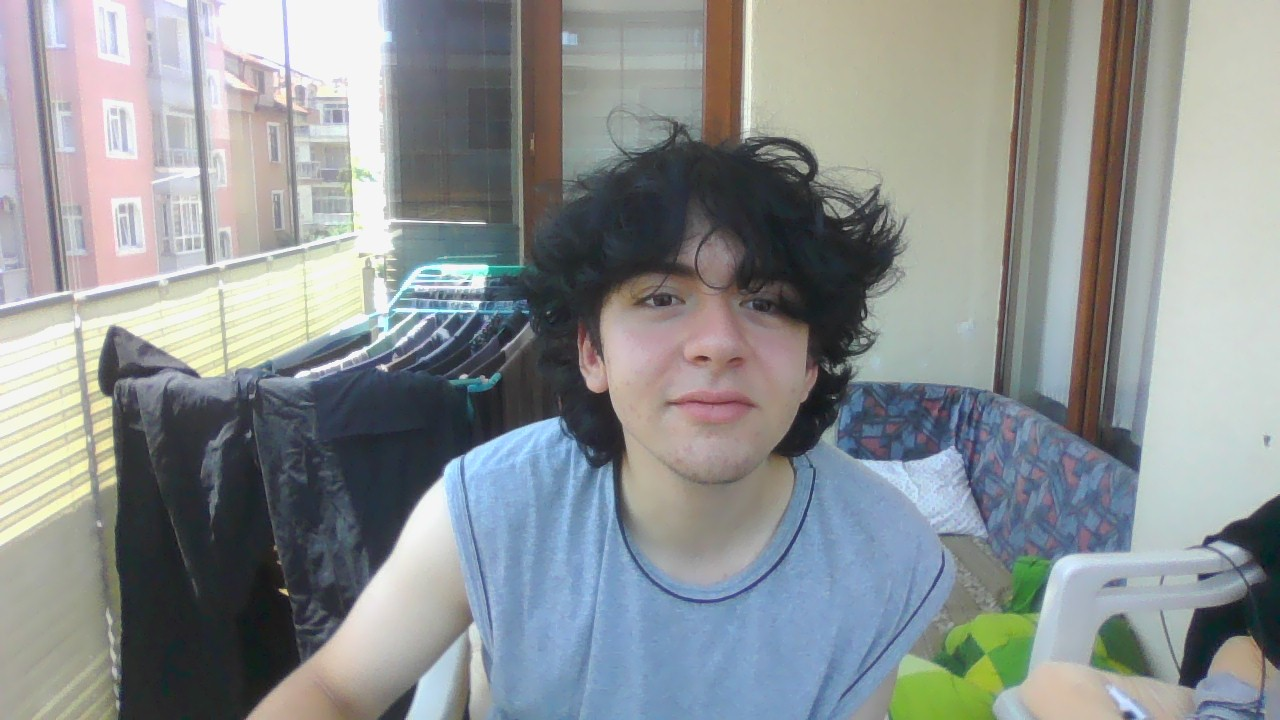
#> input picture opencv/me.jpg, 1280 x 720 px, found by its file name
$ python image-prop.py
#> lines starting #> are read from the running program, lines starting #| are printed output that depends on the picture; after the words box and inside, x2 and y2 are one past the last pixel; in counts of white or black regions, pixels touching at a corner belong together
import cv2

img = cv2.imread('E:\www\python\AI RPS\me.jpg')
#> img is the input picture: shape (720, 1280, 3); mean B, G, R 146, 145, 140
img_gray = cv2.imread('E:\www\python\AI RPS\me.jpg', 0)
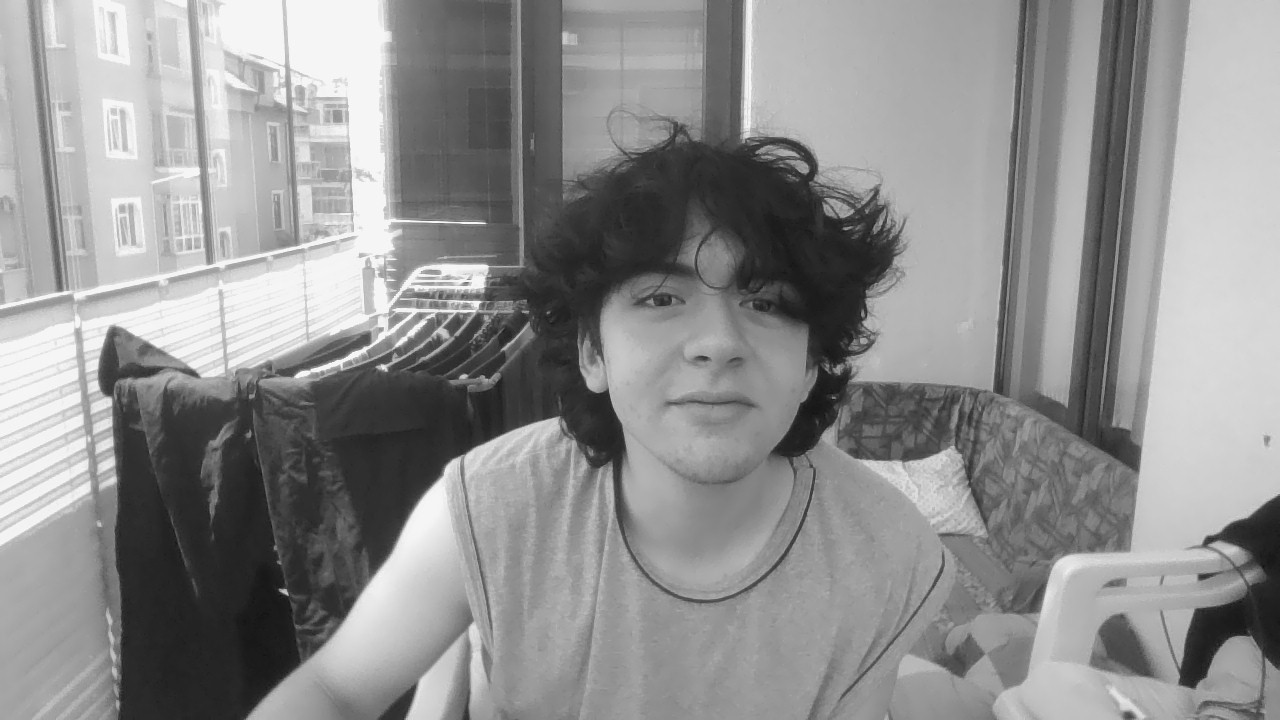
#> img_gray: shape (720, 1280); min 15, max 255, mean 143.6

# Item
# img.item(x,y,color)

# Piksel konumunu ve belirtilen rengin ne 255 uzerinden ne kadar oldugunu dondurur
# img[100,200] Piksel konumunu belirttik renk kodunu donduruyor

print('Blue', img.item(10,10, 0))
#| Blue 209
print('Green', img.item(10,10, 1))
#| Green 188
print('Red', img.item(10,10, 2))
#| Red 213

# Itemset
# Belirtilen piksel konumuundaki piksel degistirilir
# img.itemset((x,y,colour), value)

img.itemset((10,20,0), 0)
#> img: shape (720, 1280, 3); under 0.01% of pixels changed, all inside (x1, y1, x2, y2) = (20, 10, 21, 11)

for y in range(50):
    for x in range(50):
        img.itemset((x,y,0), 0)
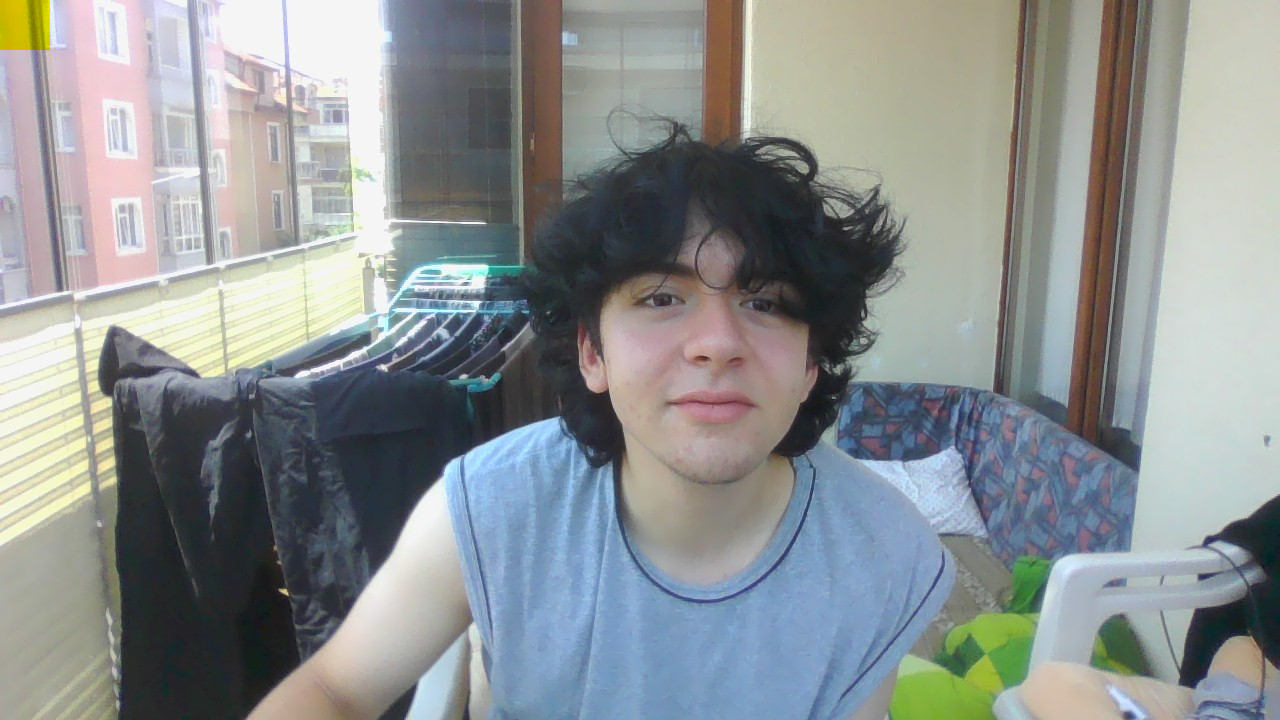
#> img: shape (720, 1280, 3); mean B, G, R 145.5, 145, 140

# Shape
# img.shape
# Resmin boyutunu gosterir

print(img.shape)
#| (720, 1280, 3)

# Size
# img,size
# Resmin piksel sayisi ve rengi carpar

print(img.size)
#| 2764800

# Datatype
# img.dtype
# Resmin tipini dondurur

print(img.dtype)
#| uint8

# ROI
# roi = img[y1:y2, x1:x2]
# Resimden bir parca alir

roi = img[0:100, 0:100]
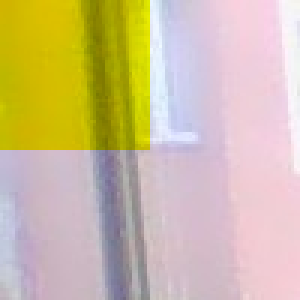
#> roi: shape (100, 100, 3) (shown 3 times larger); mean B, G, R 155.6, 189.9, 206.8

# Renk Filtresi
# img[0:100, 0:100. 0] = 0
# istenilen bir rengi yok eder veya baskin hale getirir

img[0:100, 0:100, 0] = 0
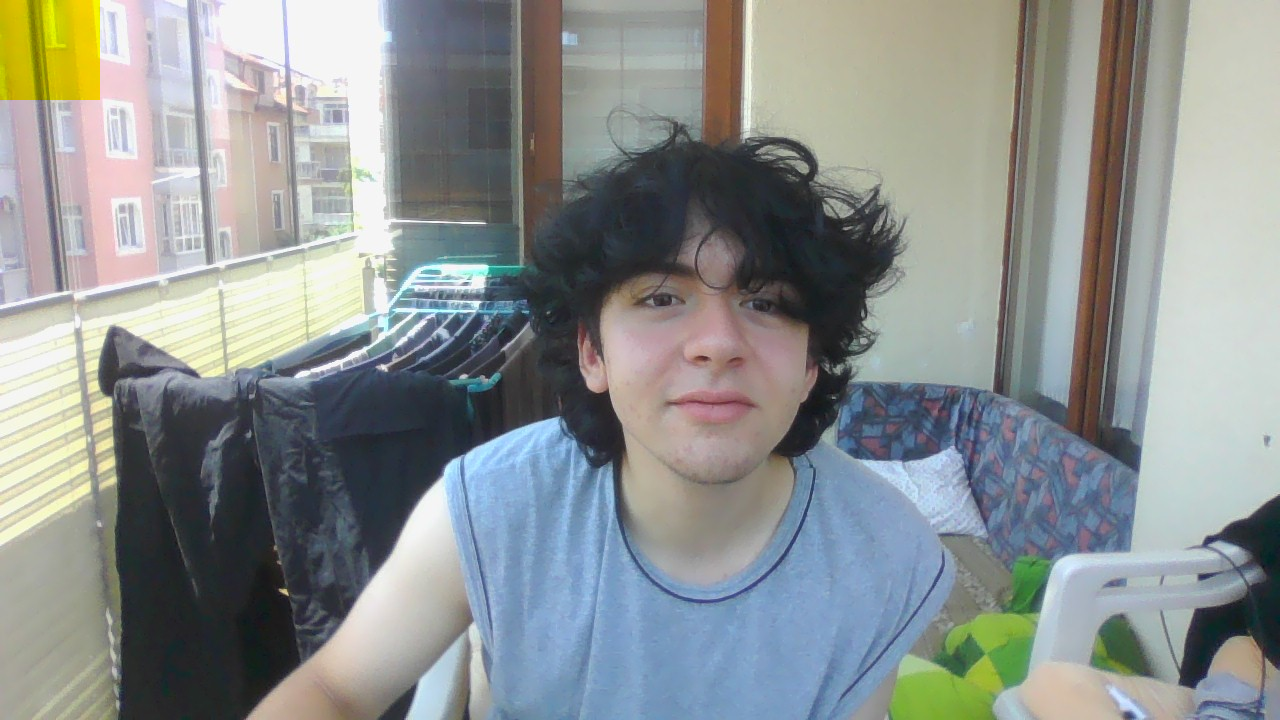
#> img: shape (720, 1280, 3); 0.81% of pixels changed, all inside (x1, y1, x2, y2) = (0, 0, 100, 100)
